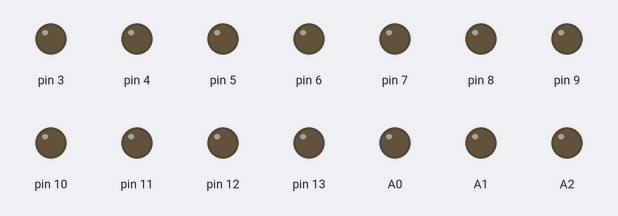
The sketch below on a simulated Arduino Uno, built with avr-gcc and run on an emulated ATmega328P. On the bench: output pins drawn as LEDs (lit = HIGH).

Above: at 0.1 s.
At 1.6 s:
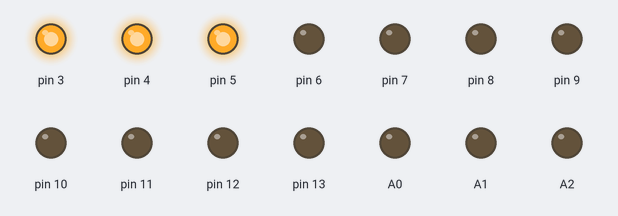
At 2.6 s:
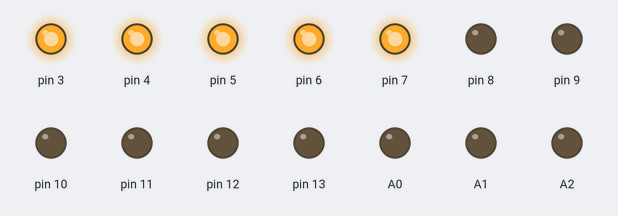
At 3.6 s:
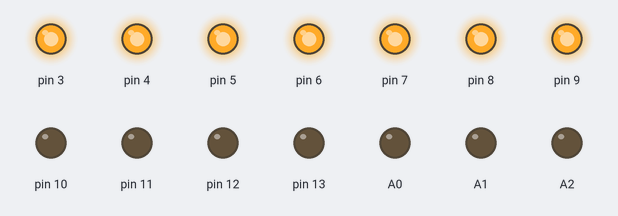
At 5.1 s:
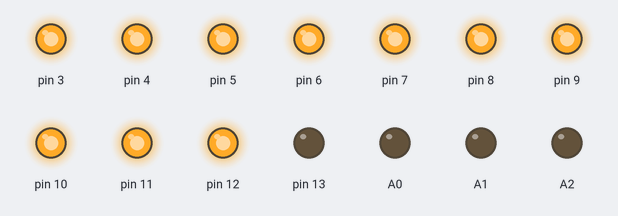
At 7.1 s:
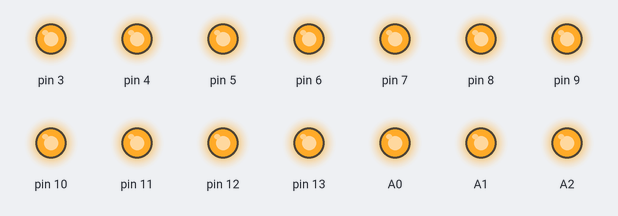
Timing chart, 0 to 8.6 s (numbered marks = the images above):
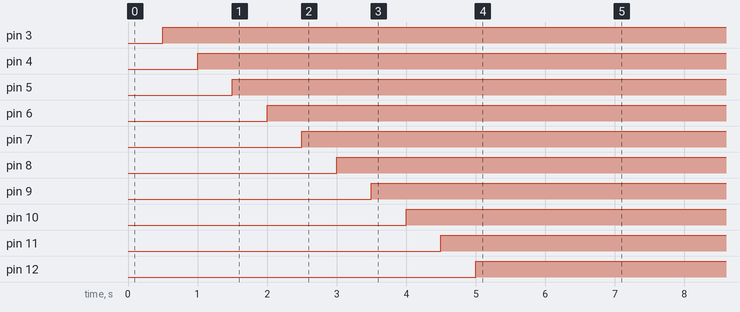

Measured:
- by itself, pin 3: LOW → HIGH at 0.50 s
- by itself, pin 4: LOW → HIGH at 1.0 s
- by itself, pin 5: LOW → HIGH at 1.5 s
- by itself, pin 6: LOW → HIGH at 2.0 s
- by itself, pin 7: LOW → HIGH at 2.5 s
- by itself, pin 8: LOW → HIGH at 3.0 s
- by itself, pin 9: LOW → HIGH at 3.5 s
- by itself, pin 10: LOW → HIGH at 4.0 s

The sketch:

ejercicio3.ino
```cpp
// Ejercicio 2: 15 LEDs con intervalo de 0.5 segundos

void setup() {
  pinMode(2, OUTPUT);
  pinMode(3, OUTPUT);
  pinMode(4, OUTPUT);
  pinMode(5, OUTPUT);
  pinMode(6, OUTPUT);
  pinMode(7, OUTPUT);
  pinMode(8, OUTPUT);
  pinMode(9, OUTPUT);
  pinMode(10, OUTPUT);
  pinMode(11, OUTPUT);
  pinMode(12, OUTPUT);
  pinMode(13, OUTPUT);
  pinMode(A0, OUTPUT);
  pinMode(A1, OUTPUT);
  pinMode(A2, OUTPUT);
}

void loop() {
  digitalWrite(2, HIGH); delay(500);
  digitalWrite(3, HIGH); delay(500);
  digitalWrite(4, HIGH); delay(500);
  digitalWrite(5, HIGH); delay(500);
  digitalWrite(6, HIGH); delay(500);
  digitalWrite(7, HIGH); delay(500);
  digitalWrite(8, HIGH); delay(500);
  digitalWrite(9, HIGH); delay(500);
  digitalWrite(10, HIGH); delay(500);
  digitalWrite(11, HIGH); delay(500);
  digitalWrite(12, HIGH); delay(500);
  digitalWrite(13, HIGH); delay(500);
  digitalWrite(A0, HIGH); delay(500);
  digitalWrite(A1, HIGH); delay(500);
  digitalWrite(A2, HIGH); delay(500);
}
```
